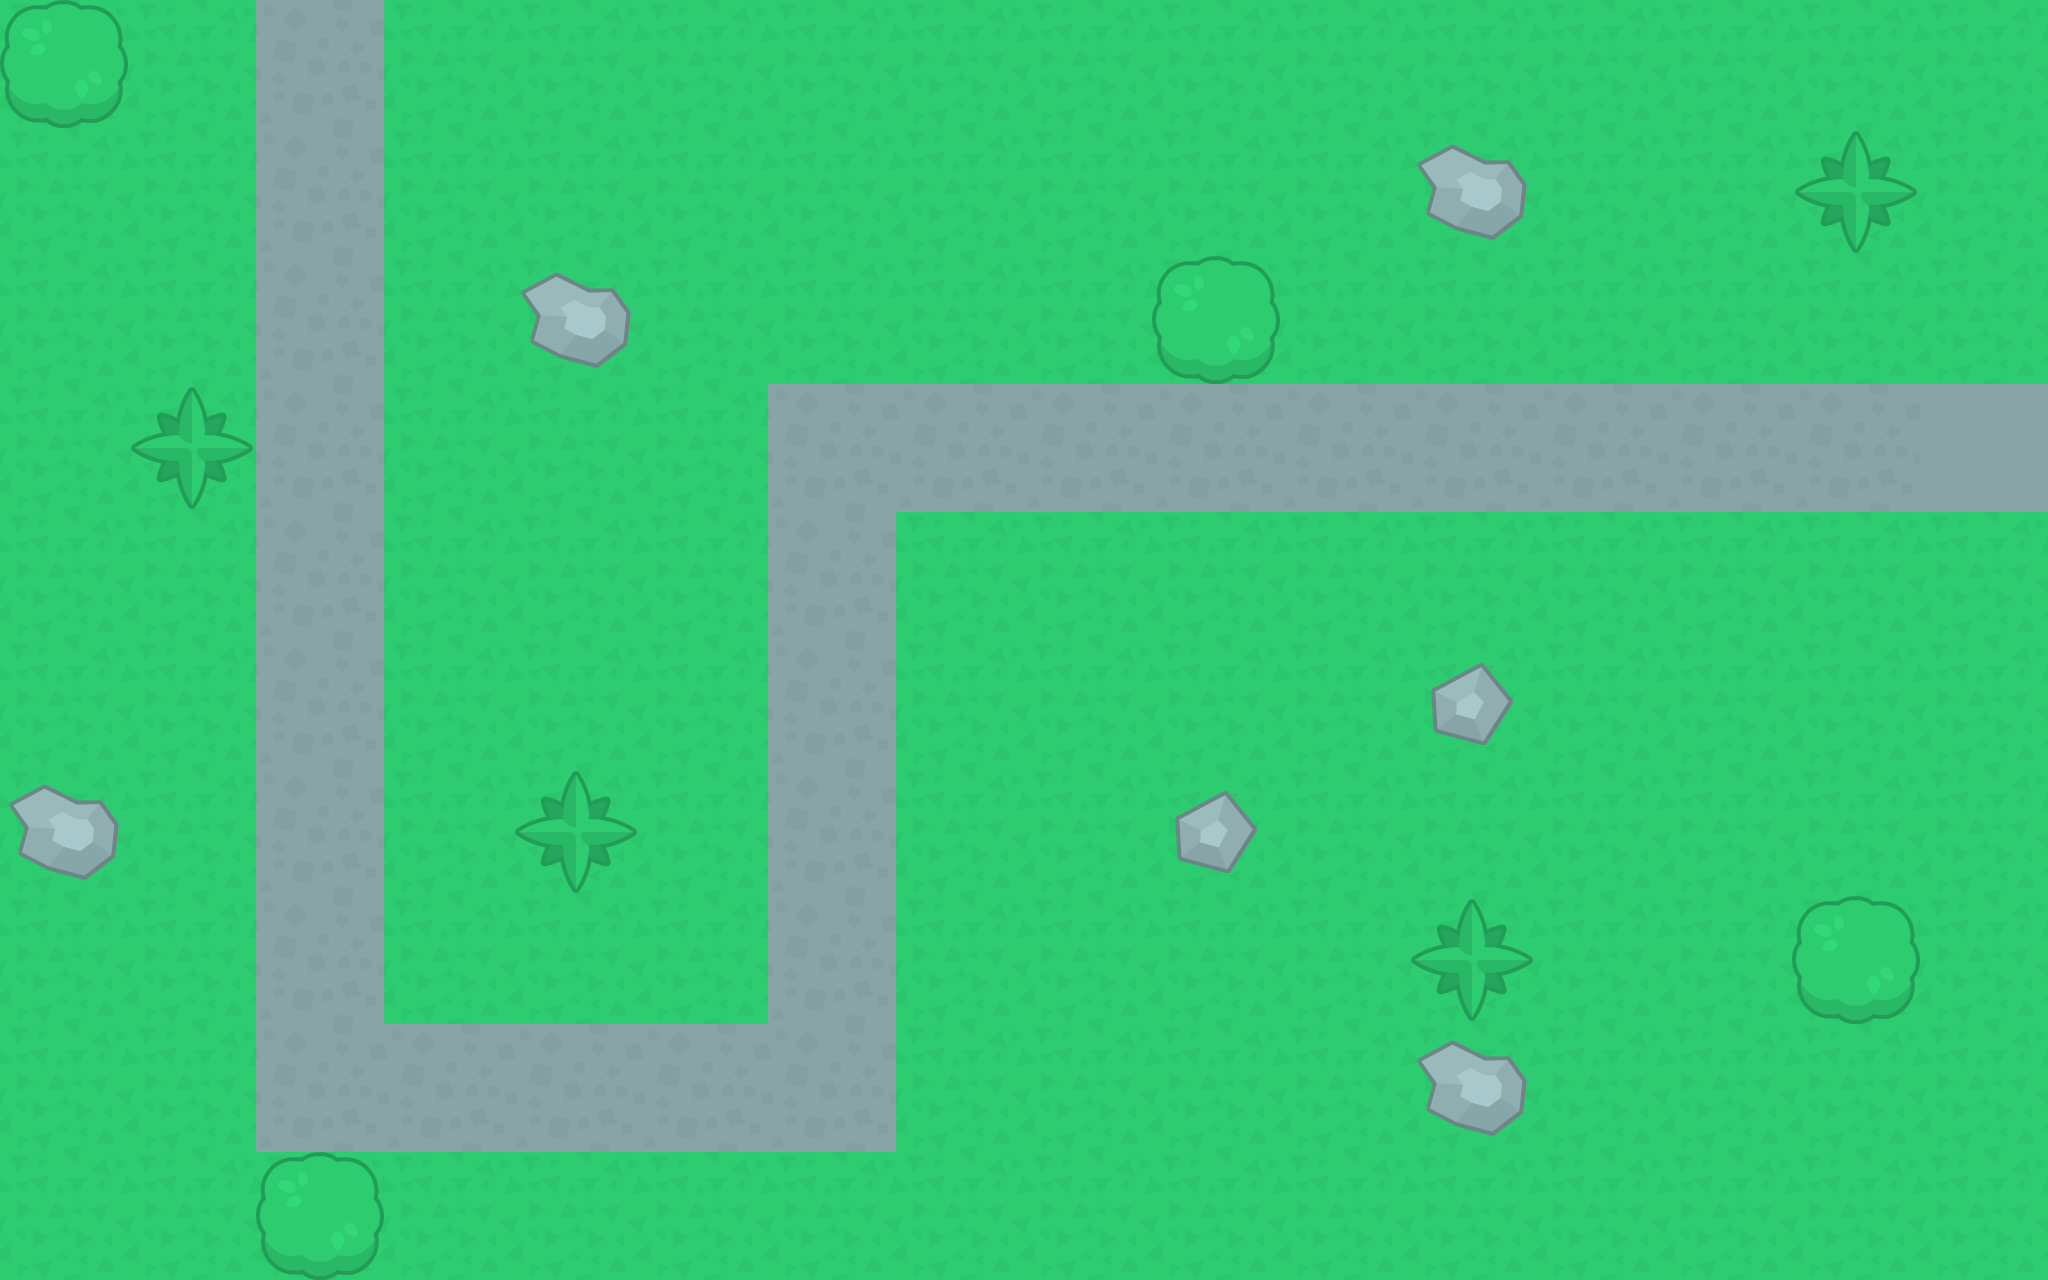

This game map was drawn from its Tiled (.tmx) file and the tilesets committed beside it. A one-line description and the full map source follow:
An orthogonal 16x10 tile map with 128x128 px tiles, 3 tile layers (ground, road, env).

<map version="1.4" tiledversion="1.4.3" orientation="orthogonal" renderorder="right-down" width="16" height="10" tilewidth="128" tileheight="128" infinite="0" nextlayerid="4" nextobjectid="1">
 <editorsettings>
  <export target="td-map-1.json" format="json" />
 </editorsettings>
 <tileset firstgid="1" name="tilesheet" tilewidth="128" tileheight="128" tilecount="299" columns="23">
  <image source="tilesheet.png" trans="ff00ff" width="2944" height="1664" />
 </tileset>
 <layer id="1" name="ground" width="16" height="10">
  <data encoding="csv">
158,158,160,158,158,158,158,158,158,158,158,158,158,158,158,25,
158,158,160,158,158,158,158,158,158,158,158,158,158,158,158,25,
158,158,160,158,158,158,158,158,158,158,158,158,158,158,158,25,
158,158,160,158,158,158,158,158,158,158,158,158,158,158,158,258,
158,158,160,158,158,158,160,160,160,160,160,160,160,160,160,25,
158,158,160,158,158,158,160,158,158,158,158,158,158,158,158,25,
158,158,160,158,158,158,160,158,158,158,158,158,158,158,158,25,
158,158,160,158,158,158,160,158,158,158,158,158,158,158,158,25,
158,158,160,160,160,160,160,158,158,158,158,158,158,158,158,25,
158,158,158,158,158,158,158,158,158,158,158,158,158,158,158,25
</data>
 </layer>
 <layer id="2" name="road" width="16" height="10">
  <data encoding="csv">
131,0,0,0,0,0,0,0,0,0,0,0,0,0,0,0,
0,0,0,0,0,0,0,0,0,0,0,137,0,0,135,0,
0,0,0,0,137,0,0,0,0,0,0,0,0,0,0,0,
0,135,0,0,0,0,0,131,0,0,0,0,0,0,0,0,
0,0,0,0,0,0,0,0,0,0,0,0,0,0,0,0,
0,0,0,0,0,0,0,0,0,0,0,138,0,0,0,0,
137,0,0,0,135,0,0,0,0,138,0,0,0,0,0,0,
0,0,0,0,0,0,0,0,0,0,0,135,0,0,131,0,
0,0,0,0,0,0,0,0,0,0,0,137,0,0,0,0,
0,0,131,0,0,0,0,0,0,0,0,0,0,0,0,0
</data>
 </layer>
 <layer id="3" name="env" width="16" height="10">
  <data encoding="csv">
0,0,0,0,0,0,0,0,0,0,0,0,0,0,0,0,
0,0,0,0,0,0,0,0,0,0,0,0,0,0,0,0,
0,0,0,0,0,0,0,0,0,131,0,0,0,0,0,0,
0,0,0,0,0,0,160,160,160,160,160,160,160,160,160,0,
0,0,0,0,0,0,0,158,158,158,158,158,158,158,158,0,
0,0,0,0,0,0,0,0,0,0,0,0,0,0,0,0,
0,0,0,0,0,0,0,0,0,0,0,0,0,0,0,0,
0,0,0,0,0,0,0,0,0,0,0,0,0,0,0,0,
0,0,0,0,0,0,0,0,0,0,0,0,0,0,0,0,
0,0,0,0,0,0,0,0,0,0,0,0,0,0,0,0
</data>
 </layer>
</map>
